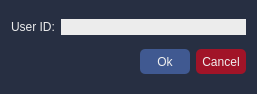
<?xml version="1.0" encoding="UTF-8"?>
<ui version="4.0">
 <class>UserIdWidget</class>
 <widget class="QDialog" name="UserIdWidget">
  <property name="geometry">
   <rect>
    <x>0</x>
    <y>0</y>
    <width>257</width>
    <height>94</height>
   </rect>
  </property>
  <property name="windowTitle">
   <string>User ID</string>
  </property>
  <property name="styleSheet">
   <string notr="true">QWidget{
	color: rgb(236, 236, 236);
	background-color: rgb(39, 47,66);
	border-radius:10px;
}

QLineEdit{
background-color: rgb(236, 236, 236);
color: rgb(0,0,0);
}

QPushButton {
	border-radius: 5px;
}</string>
  </property>
  <layout class="QVBoxLayout" name="verticalLayout">
   <item>
    <layout class="QHBoxLayout" name="horizontalLayout">
     <item>
      <widget class="QLabel" name="label">
       <property name="text">
        <string>User ID:</string>
       </property>
      </widget>
     </item>
     <item>
      <widget class="QLineEdit" name="id_line"/>
     </item>
    </layout>
   </item>
   <item>
    <layout class="QHBoxLayout" name="horizontalLayout_2">
     <item>
      <spacer name="horizontalSpacer">
       <property name="orientation">
        <enum>Qt::Horizontal</enum>
       </property>
       <property name="sizeHint" stdset="0">
        <size>
         <width>40</width>
         <height>20</height>
        </size>
       </property>
      </spacer>
     </item>
     <item alignment="Qt::AlignRight">
      <widget class="QPushButton" name="btn_ok">
       <property name="minimumSize">
        <size>
         <width>50</width>
         <height>25</height>
        </size>
       </property>
       <property name="styleSheet">
        <string notr="true">background-color: rgb(64, 89, 145);
color: rgb(240, 240, 240);</string>
       </property>
       <property name="text">
        <string>Ok</string>
       </property>
      </widget>
     </item>
     <item alignment="Qt::AlignRight">
      <widget class="QPushButton" name="btn_cancel">
       <property name="minimumSize">
        <size>
         <width>50</width>
         <height>25</height>
        </size>
       </property>
       <property name="styleSheet">
        <string notr="true">background-color: rgb(161, 20, 40);
color: rgb(240, 240, 240);
border-radius: 5px;</string>
       </property>
       <property name="text">
        <string>Cancel</string>
       </property>
      </widget>
     </item>
    </layout>
   </item>
  </layout>
 </widget>
 <resources/>
 <connections/>
</ui>
